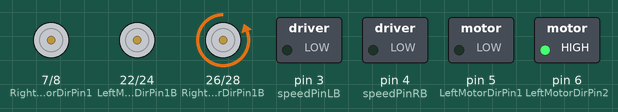
A sketch run on a simulated Arduino Mega 2560, built with avr-gcc and run on an emulated ATmega2560. Parts: motor-driver pin pairs drawn as motors (green arrow = first pin HIGH = forward, orange = second pin HIGH = backward, longer = more drive, scaled by the enable pin), switched loads named in the sketch (green lamp = pin HIGH). The ROS host is connected and sends only what is stated.

Above: at 0.1 s.
Timing chart, 0 to 1.6 s (numbered marks = the images above):
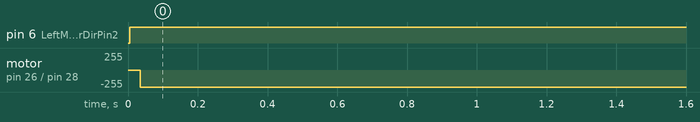

Measured:
- by itself, pin 6 (LeftMotorDirPin2): LOW → HIGH at 0.00 s
- by itself, motor on pin 26 (RightMotorDirPin1B) / pin 28 (RightMotorDirPin2B): stopped → backward 255/255 at 0.03 s

The sketch:

HelloWorld.ino
```cpp
/*-
 * rosserial Publisher Example
 * Prints "hello world!"
 */

#include <ros.h>
#include <ros/time.h>
#include <geometry_msgs/Twist.h>
#include <std_msgs/String.h>
#include <std_msgs/Int32.h>
///#include <std_msgs/Bool.h>

#define SPEED 170
#define TURN_SPEED 170
#define vel_max 1.0


#define speedPinR 12  //  Front Wheel PWM pin connect Model-Y M_B ENA
#define RightMotorDirPin1 7    //Front Right Motor direction pin 1 to Model-Y M_B IN1  (K1)
#define RightMotorDirPin2 8   //Front Right Motor direction pin 2 to Model-Y M_B IN2   (K1)
#define LeftMotorDirPin1 5    //Front Left Motor direction pin 1 to Model-Y M_B IN3 (K3)
#define LeftMotorDirPin2 6   //Front Left Motor direction pin 2 to Model-Y M_B IN4 (K3)
#define speedPinL 11   //  Front Wheel PWM pin connect Model-Y M_B ENB

#define speedPinRB 4   //  Rear Wheel PWM pin connect Left Model-Y M_A ENA
#define RightMotorDirPin1B 26    //Rear Right Motor direction pin 1 to Model-Y M_A IN1 ( K1)
#define RightMotorDirPin2B 28    //Rear Right Motor direction pin 2 to Model-Y M_A IN2 ( K1)
#define LeftMotorDirPin1B 22    //Rear Left Motor direction pin 1 to Model-Y M_A IN3  (K3)
#define LeftMotorDirPin2B 24  //Rear Left Motor direction pin 2 to Model-Y M_A IN4 (K3)
#define speedPinLB 3    //  Rear Wheel PWM pin connect Model-Y M_A ENB

ros::NodeHandle  nh;

const float pi=3.14159;

float linear_x=0.00;//speed x [m]
float linear_y=0.00;//speed y [m]
float linear_z=0.00;//speed y [m]
float angle_z=0.00;//speed z [rad/s]

bool control_mode;

float w[4]         = {0.0001,0.0001,0.0001,0.0001} ;
float motor_vel[4] = {0.001 ,0.001 ,0.001 ,0.001 } ;
float a[4][3];
const float alpha=45;

const float wheel_radius=0.035;
const float ww=0.1;//width/2 [m]
const float lw=0.075;//length/2 [m]

std_msgs::Int32 mode_msg;
//ros::Publisher chatter("chatter", &str_msg);

char hello[13] = "hello world!";

//----------------------------ROS  callback----------------------------------------------------
void messageCb_auto(const geometry_msgs::Twist& twist) {
  if(mode_msg.data==2){
    char log_msg[100]; // ログメッセージを格納するための十分な大きさの文字列バッファ
    nh.loginfo("auto_mode");

    // Twist メッセージの内容を文字列にフォーマット
    sprintf(log_msg, "Received Twist: linear x: %f, y: %f, z: %f; angular z: %f",
            twist.linear.x, twist.linear.y, twist.linear.z, twist.angular.z);

    // フォーマットされた文字列をログに出力
    nh.loginfo(log_msg);
    linear_x = twist.linear.x;
    linear_y = twist.linear.y;
    linear_z = twist.linear.z;
    angle_z = twist.angular.z;
    //nh.loginfo("topic echo");
  }
}

void messageCb_joy(const geometry_msgs::Twist& twist) {
  if(mode_msg.data==1){
    nh.loginfo("joy_mode");
    linear_x = twist.linear.x;
    linear_y = twist.linear.y;
    linear_z = twist.linear.z;
    angle_z = twist.angular.z;
    //nh.loginfo("topic echo");
  }
}


void modeCb(const std_msgs::Int32& mode){
  int received_value = mode.data;
  //nh.loginfo("Received mode: ");
  mode_msg = mode;
//  if(received_value == 1){
//    nh.loginfo("Mode is auto");
//  }else if(received_value == 2){
//  nh.loginfo("Mode is joy");
//  }else{
//    nh.loginfo("Mode is neither auto nor joy");
//  }

}

void stop_Stop()    //Stop
{
  analogWrite(speedPinLB,0);
  analogWrite(speedPinRB,0);
  analogWrite(speedPinL,0);
  analogWrite(speedPinR,0);
}

//Pins initialize
void init_GPIO()
{
  pinMode(RightMotorDirPin1, OUTPUT);
  pinMode(RightMotorDirPin2, OUTPUT);
  pinMode(speedPinL, OUTPUT);

  pinMode(LeftMotorDirPin1, OUTPUT);
  pinMode(LeftMotorDirPin2, OUTPUT);
  pinMode(speedPinR, OUTPUT);

  pinMode(RightMotorDirPin1B, OUTPUT);
  pinMode(RightMotorDirPin2B, OUTPUT);
  pinMode(speedPinLB, OUTPUT);

  pinMode(LeftMotorDirPin1B, OUTPUT);
  pinMode(LeftMotorDirPin2B, OUTPUT);
  pinMode(speedPinRB, OUTPUT);

  stop_Stop();
}

void front_L(int front_L_pwm){
  //Serial.println("front_L_pwm");
  //Serial.println(front_L_pwm);
  if(front_L_pwm >= 0){
    digitalWrite(LeftMotorDirPin1,LOW);
    digitalWrite(LeftMotorDirPin2,HIGH);
  }else{
    digitalWrite(LeftMotorDirPin1,HIGH);
    digitalWrite(LeftMotorDirPin2,LOW);
  }
  analogWrite(speedPinL,255*abs(front_L_pwm)*0.01);
}

void front_R(int front_R_pwm){
  //Serial.println("front_R_pwm");
  //Serial.println(front_R_pwm);
  if(front_R_pwm >= 0){
    digitalWrite(RightMotorDirPin1,LOW);
    digitalWrite(RightMotorDirPin2,HIGH);
  }else{
    digitalWrite(RightMotorDirPin1,HIGH);
    digitalWrite(RightMotorDirPin2,LOW);
  }
  analogWrite(speedPinR,255*abs(front_R_pwm)*0.01);
}

void back_L(int back_L_pwm){
  //Serial.println("back_L_pwm");
  //Serial.println(back_L_pwm);
  if(back_L_pwm >= 0){
    digitalWrite(LeftMotorDirPin1B,HIGH);
    digitalWrite(LeftMotorDirPin2B,LOW);
  }else{
    digitalWrite(LeftMotorDirPin1B,LOW);
    digitalWrite(LeftMotorDirPin2B,HIGH);
  }
  analogWrite(speedPinLB,255*abs(back_L_pwm)*0.01);
}

void back_R(int back_R_pwm){
 // Serial.println("back_R_pwm");
 // Serial.println(back_R_pwm);
  if(back_R_pwm >= 0){
    digitalWrite(RightMotorDirPin1B,LOW);
    digitalWrite(RightMotorDirPin2B,HIGH);
  }else{
    digitalWrite(RightMotorDirPin1B,HIGH);
    digitalWrite(RightMotorDirPin2B,LOW);
  }
  //Serial.println((int)(255*abs(back_R_pwm)*0.01));
  analogWrite(speedPinRB,(int)(255*abs(back_R_pwm)*0.01));
}

float front_L_pwm = 0;
float front_R_pwm = 0;
float back_L_pwm = 0;
float back_R_pwm = 0;

void convert_to_pwm(float* motor_vel){
  front_L_pwm = motor_vel[0]/vel_max*100;
  front_R_pwm = motor_vel[1]/vel_max*100;
  back_L_pwm = motor_vel[2]/vel_max*100;
  back_R_pwm = motor_vel[3]/vel_max*100;

  front_L(front_L_pwm);
  delay(10);
  front_R(front_R_pwm);
  delay(10);
  back_L(back_L_pwm);
  delay(10);
  back_R(back_R_pwm);
  delay(10);
}


void speed_cal(){
  motor_vel[0]=(a[0][0]*linear_x + a[0][1]*linear_y + a[0][2]*angle_z) *wheel_radius*pi ; //[m/s]
  motor_vel[1]=(a[1][0]*linear_x + a[1][1]*linear_y + a[1][2]*angle_z) *wheel_radius*pi;  //[m/s]
  motor_vel[2]=(a[2][0]*linear_x + a[2][1]*linear_y + a[2][2]*angle_z) *wheel_radius*pi ; //[m/s]
  motor_vel[3]=(a[3][0]*linear_x + a[3][1]*linear_y + a[3][2]*angle_z) *wheel_radius*pi ; //[m/s]
  convert_to_pwm(motor_vel);
}


//subscribe
ros::Subscriber<geometry_msgs::Twist> sub_auto("cmd_vel_auto", &messageCb_auto);
ros::Subscriber<geometry_msgs::Twist> sub_joy("cmd_vel_joy", &messageCb_joy);
ros::Subscriber<std_msgs::Int32>  sub_mode("mode", &modeCb);


void setup()
{
  init_GPIO();
  nh.getHardware()->setBaud(115200);
  //Serial.begin(9600);
  nh.initNode();
  //nh.advertise(chatter);
  nh.subscribe(sub_joy);
  nh.subscribe(sub_auto);
  nh.subscribe(sub_mode);

  a[0][0]=  1/(wheel_radius*tan(alpha/180*pi)) ; a[0][1]= -1/wheel_radius ; a[0][2]=(-1*(lw+ww)/(wheel_radius));
  a[1][0]=  1/(wheel_radius*tan(alpha/180*pi)) ; a[1][1]= 1/wheel_radius ; a[1][2]=    (lw+ww)/(wheel_radius) ;
  a[2][0]=  1/(wheel_radius*tan(alpha/180*pi)) ; a[2][1]= 1/wheel_radius ; a[2][2]=(-1*(lw+ww)/(wheel_radius));
  a[3][0]=  1/(wheel_radius*tan(alpha/180*pi)) ; a[3][1]= -1/wheel_radius ; a[3][2]=    (lw+ww)/(wheel_radius) ;

}

void loop()
{
  //str_msg.data = hello;
  //chatter.publish( &str_msg );
  nh.spinOnce();
  speed_cal();
  delay(0);
}
```
